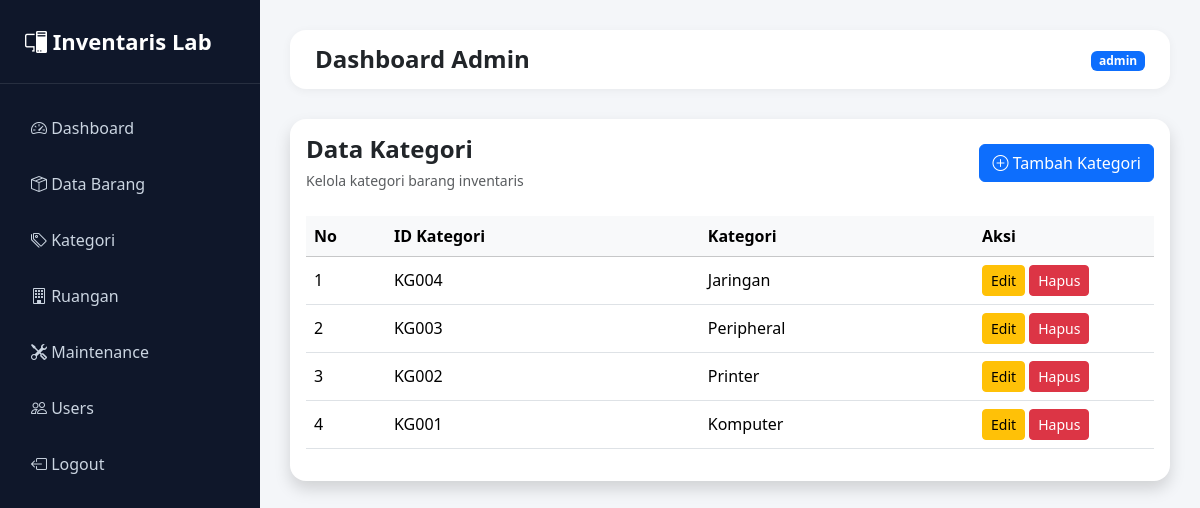
The app's page /kategori/index.php (signed in) with its own data.
### tables this page shows
CREATE TABLE `data_kategori` (
  `id_kategori` varchar(5) NOT NULL,
  `kategori` varchar(50) NOT NULL
);

### kategori/index.php (the view)
<?php
include '../template/header.php';
include '../config/koneksi.php';
$data = mysqli_query(
    $conn,
    "SELECT * FROM data_kategori
    ORDER BY id_kategori DESC"
);
?>
<?php include '../template/sidebar.php'; ?>
<div class="content">
<?php include '../template/navbar.php'; ?>
<div class="card border-0 shadow rounded-4">
<div class="card-body">
<div class="d-flex justify-content-between align-items-center mb-4">
<div>
<h4 class="fw-bold mb-1">
Data Kategori
</h4>
<small class="text-muted">
Kelola kategori barang inventaris
</small>
</div>
<a href="tambah.php"
   class="btn btn-primary">
<i class="bi bi-plus-circle"></i>
Tambah Kategori
</a>
</div>
<div class="table-responsive">
<table class="table table-hover align-middle">
<thead class="table-light">
<tr>
<th width="80">No</th>
<th>ID Kategori</th>
<th>Kategori</th>
<th width="180">
Aksi
</th>
</tr>
</thead>
<tbody>
<?php
$no = 1;
while($row =
mysqli_fetch_assoc($data)):
?>
<tr>
<td>
<?= $no++ ?>
</td>
<td>
<?= $row['id_kategori'] ?>
</td>
<td>
<?= $row['kategori'] ?>
</td>
<td>
<a href="edit.php?id=<?= $row['id_kategori'] ?>"
   class="btn btn-warning btn-sm">
Edit
</a>
<a href="hapus.php?id=<?= $row['id_kategori'] ?>"
   class="btn btn-danger btn-sm"
   onclick="return confirm('Yakin ingin menghapus kategori?')">
Hapus
</a>
</td>
</tr>
<?php endwhile; ?>
</tbody>
</table>
</div>
</div>
</div>
</div>
<?php include '../template/footer.php'; ?>

### template/header.php (style rules this page uses)
body { background: #f4f6f9; }
.content { margin-left: 260px; padding: 30px; }

### records on screen
data_kategori: id_kategori "KG004", kategori "Jaringan"
data_kategori: id_kategori "KG003", kategori "Peripheral"
data_kategori: id_kategori "KG002", kategori "Printer"
data_kategori: id_kategori "KG001", kategori "Komputer"

### other values on screen
$_SESSION['role'] "admin"
